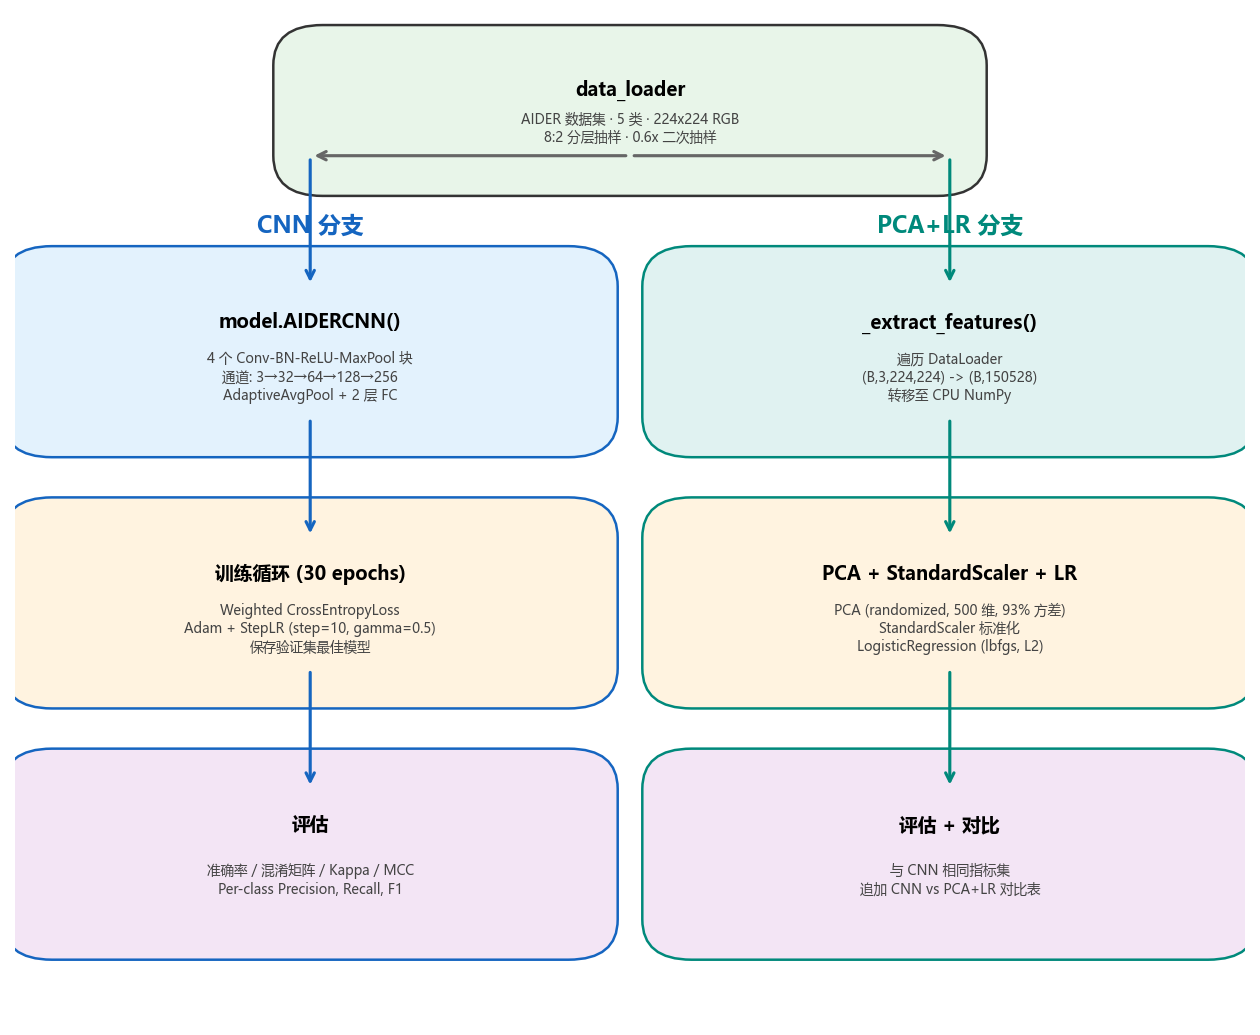

Write Python code to recreate this figure.
"""classify_ALDER 流程图（CNN vs PCA+LR 双路径）。"""

import matplotlib.pyplot as plt
import matplotlib.patches as mpatches

plt.rcParams["font.family"] = "Microsoft YaHei"
plt.rcParams["axes.unicode_minus"] = False

# (x, y, w, h, 标题, 描述, 颜色)
DATA_BOX = (0.25, 0.86, 0.50, 0.09,
            "data_loader",  # 标题精简
            "AIDER 数据集 · 5 类 · 224x224 RGB\n8:2 分层抽样 · 0.6x 二次抽样",
            "#E8F5E9")

CNN_BOXES = [
    (0.03, 0.60, 0.42, 0.13,
     "model.AIDERCNN()",
     "4 个 Conv-BN-ReLU-MaxPool 块\n通道: 3→32→64→128→256\nAdaptiveAvgPool + 2 层 FC",
     "#E3F2FD"),
    (0.03, 0.35, 0.42, 0.13,
     "训练循环 (30 epochs)",
     "Weighted CrossEntropyLoss\nAdam + StepLR (step=10, gamma=0.5)\n保存验证集最佳模型",
     "#FFF3E0"),
    (0.03, 0.10, 0.42, 0.13,
     "评估",
     "准确率 / 混淆矩阵 / Kappa / MCC\nPer-class Precision, Recall, F1",
     "#F3E5F5"),
]

LR_BOXES = [
    (0.55, 0.60, 0.42, 0.13,
     "_extract_features()",
     "遍历 DataLoader\n(B,3,224,224) -> (B,150528)\n转移至 CPU NumPy",
     "#E0F2F1"),
    (0.55, 0.35, 0.42, 0.13,
     "PCA + StandardScaler + LR",
     "PCA (randomized, 500 维, 93% 方差)\nStandardScaler 标准化\nLogisticRegression (lbfgs, L2)",
     "#FFF3E0"),
    (0.55, 0.10, 0.42, 0.13,
     "评估 + 对比",
     "与 CNN 相同指标集\n追加 CNN vs PCA+LR 对比表",
     "#F3E5F5"),
]


def _draw_box(ax, x, y, w, h, title, desc, color, edge):
    rect = mpatches.FancyBboxPatch(
        (x, y), w, h, boxstyle="round,pad=0.04",
        facecolor=color, edgecolor=edge, linewidth=1.2,
    )
    ax.add_patch(rect)
    ax.text(x + w / 2, y + h * 0.72, title, ha="center", va="center",
            fontsize=9, fontweight="bold")
    ax.text(x + w / 2, y + h * 0.30, desc, ha="center", va="center",
            fontsize=6.5, color="#444")


def _draw_arrow(ax, x1, y1, x2, y2, color="#666"):
    ax.annotate("", xy=(x2, y2), xytext=(x1, y1),
                arrowprops=dict(arrowstyle="->", lw=1.5, color=color))


def draw() -> None:
    _, ax = plt.subplots(figsize=(8.5, 7))
    ax.set_xlim(0, 1)
    ax.set_ylim(0, 1)
    ax.axis("off")

    # 数据加载框
    _draw_box(ax, *DATA_BOX, edge="#333")

    # 分支框
    for box in CNN_BOXES:
        _draw_box(ax, *box, edge="#1565C0")
    for box in LR_BOXES:
        _draw_box(ax, *box, edge="#00897B")

    # 分支标签
    ax.text(0.24, 0.79, "CNN 分支", ha="center", va="center",
            fontsize=11, fontweight="bold", color="#1565C0")
    ax.text(0.76, 0.79, "PCA+LR 分支", ha="center", va="center",
            fontsize=11, fontweight="bold", color="#00897B")

    # 数据加载 → 左右水平分岔
    _draw_arrow(ax, 0.50, 0.86, 0.24, 0.86)
    _draw_arrow(ax, 0.50, 0.86, 0.76, 0.86)

    # 水平 → 向下进入各分支第一框
    _draw_arrow(ax, 0.24, 0.86, 0.24, 0.73, "#1565C0")
    _draw_arrow(ax, 0.76, 0.86, 0.76, 0.73, "#00897B")

    # 分支内部下级箭头
    for lst, color in [(CNN_BOXES, "#1565C0"), (LR_BOXES, "#00897B")]:
        for i in range(len(lst) - 1):
            _, y1, _, _ = lst[i][:4]
            x2, y2, w2, h2 = lst[i + 1][:4]
            cx = x2 + w2 / 2
            _draw_arrow(ax, cx, y1, cx, y2 + h2, color)

    # ax.text(0.50, 0.98, "classify_ALDER  —  CNN vs PCA+LR",
    #         ha="center", va="center", fontsize=13, fontweight="bold")
    plt.tight_layout()
    plt.savefig("classify_ALDER/flowchart.png", dpi=150, bbox_inches="tight")
    print("已保存 classify_ALDER/flowchart.png")


if __name__ == "__main__":
    draw()
